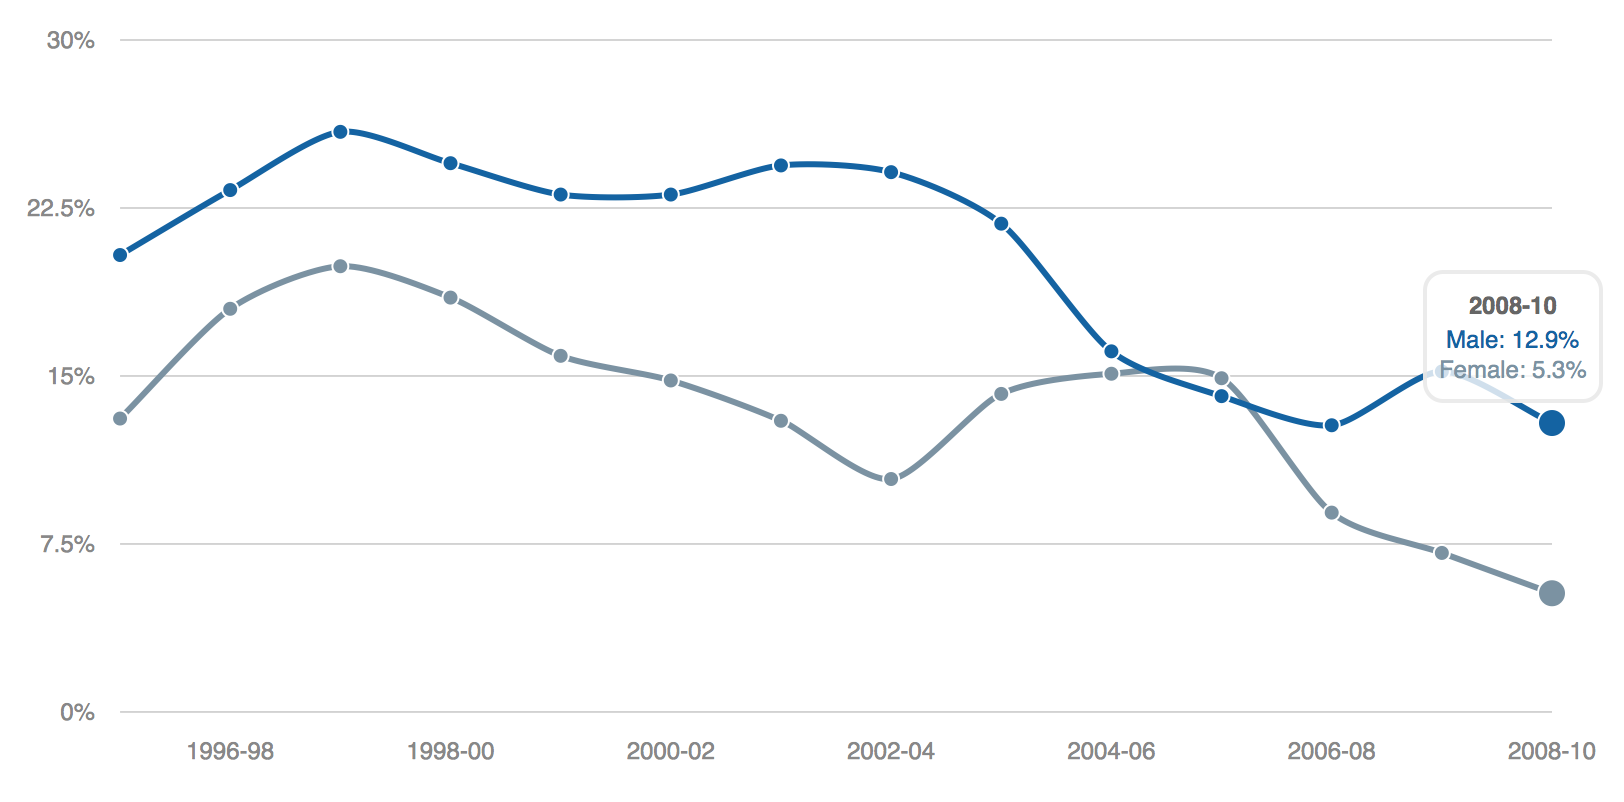

The script that drew this image:
#Percent_of_Adult_Current_Smokers_by_Sex_and_Race_Ethnicity__1995-2010

setwd( dirname(sys.frame(1)$ofile) )
smokingData <- read.csv(file="Percent_of_Adult_Current_Smokers_by_Sex_and_Race_Ethnicity__1995-2010.csv")

#plot data on graph
print(
  mPlot(
    x='Calendar.Years',
    parseTime = FALSE,
    y=list('Male..Hispanic.Smokers',
           'Female..Hispanic.Smokers'),
    data = smokingData,
    postUnits = "%",
    type='Line',
    labels=list('White.Non.Hispanic',
                'Black.Non.Hispanic', 
                'Hispanic'),
    xLabels='Calendar.Years'
  )
)
